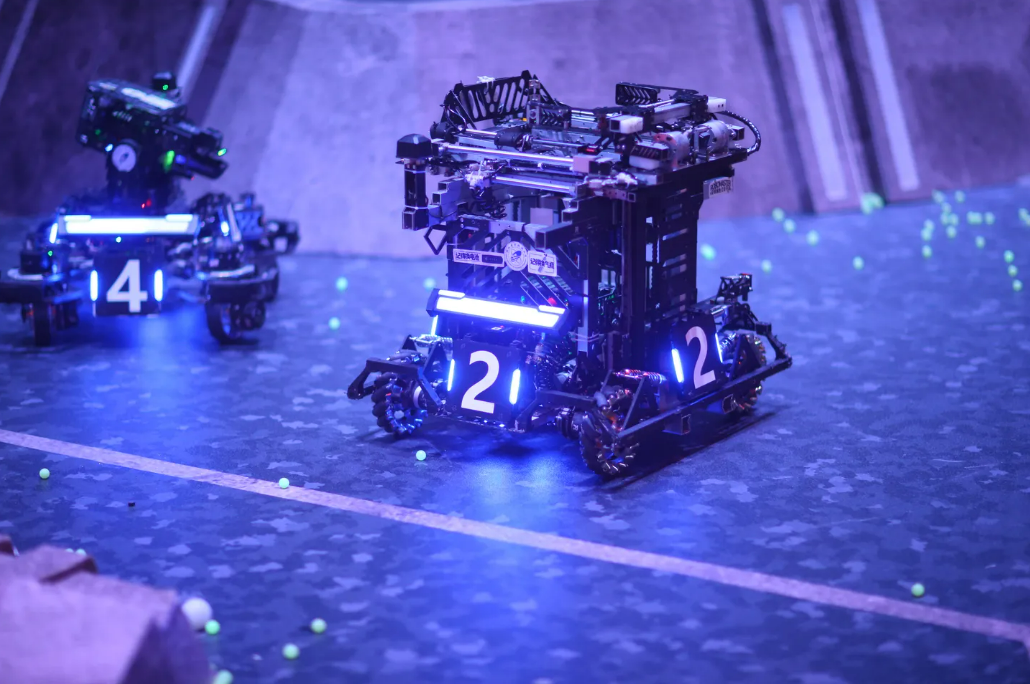
#> input picture enemy_blue_two.png, 1030 x 684 px, found by its file name
$ python Armor_plate_identification.py
#> lines starting #> are read from the running program, lines starting #| are printed output that depends on the picture; after the words box and inside, x2 and y2 are one past the last pixel; in counts of white or black regions, pixels touching at a corner belong together
import cv2
import numpy as np
import math

# 读取图像
image = cv2.imread('/home/ghlins/Test-compilations/enemy_blue_two.png')
#> image is the input picture: shape (684, 1030, 3); mean B, G, R 191.4, 86.8, 83.3
orgin_image=image

#请选择你的英雄（误）
target = 'blue'
#简单阈值二值化处理对红色效果比较好，对蓝色效果很差，自适应阈值效果更差
if target == 'red':
    _ , image = cv2.threshold(cv2.split(image)[2],220,255,cv2.THRESH_BINARY)
#还是离谱，通道相减处理对蓝色效果很好，对红色效果很差
elif target == 'blue':
    image = cv2.subtract(cv2.split(image)[0], cv2.split(image)[2])
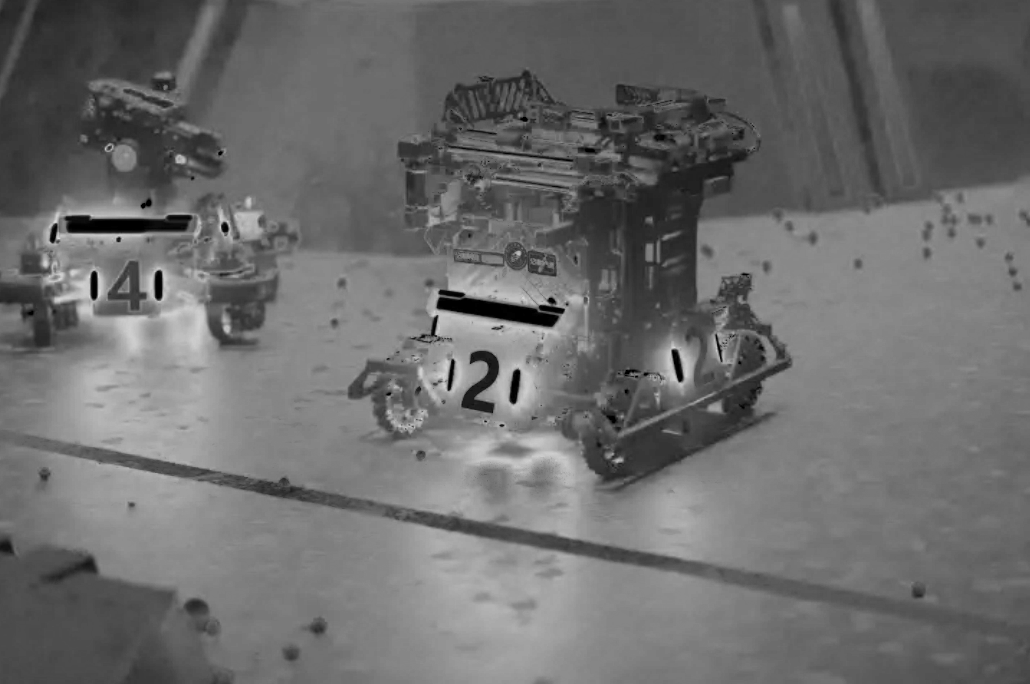
#> image: shape (684, 1030); min 0, max 219, mean 108.1

image = cv2.morphologyEx(image, cv2.MORPH_OPEN, kernel=np.ones((5, 5), np.uint8))
image =cv2.GaussianBlur(image,(3,3),0)
edges = cv2.Canny(image, 50, 150)
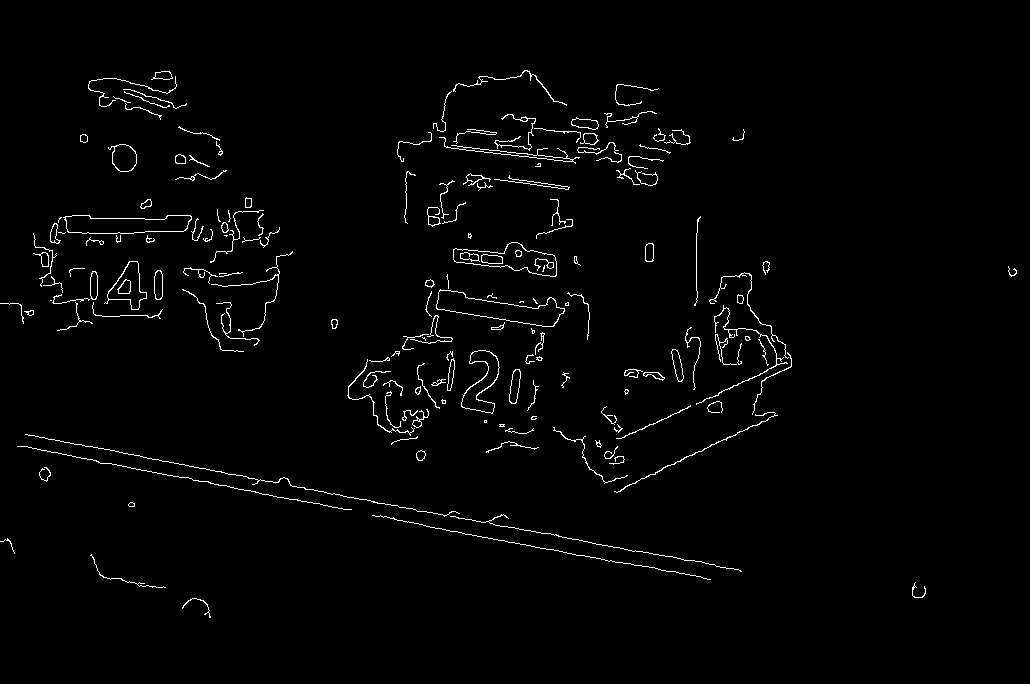
#> edges: shape (684, 1030); 1.7% white in thin lines or dots, all inside (x1, y1, x2, y2) = (0, 70, 1017, 618)

# 轮廓检测
area_threshold=100
filtered_contours=[]
contours, _ = cv2.findContours(edges, cv2.RETR_EXTERNAL, cv2.CHAIN_APPROX_SIMPLE)
#> contours = 162 contours, 117 with area under 20; largest, box (x1, y1, x2, y2) and area: (436, 289, 565, 327) 2234, (453, 242, 557, 277) 1844, (63, 215, 192, 234) 1832, (461, 350, 500, 414) 1111, (104, 261, 147, 310) 960
for cont in contours:
    area=cv2.contourArea(cont)
    if area>area_threshold:
        x, y, w, h = cv2.boundingRect(cont)
        #在一个稍大的矩形范围内计算R和B的通道平均值
        av_red=cv2.mean(orgin_image[y-10:y+h+10, x-10:x+w+10])[2]
        av_blue=cv2.mean(orgin_image[y-10:y+h+10, x-10:x+w+10])[0]
        #筛选掉我方颜色和红蓝色特征不明显的区域（黑白色为主）和形状不符合的(很微妙的参数)
        if target == 'red':
            if av_red > av_blue and abs(av_red-av_blue)>20 and h>2.2*w:
                filtered_contours.append(cont)
                cv2.rectangle(orgin_image, (x, y), (x + w, y + h), (0, 0, 255), 2)
        if target == 'blue':
            if av_red < av_blue and abs(av_red-av_blue)>20 and h>2.2*w:
                filtered_contours.append(cont)
                cv2.rectangle(orgin_image, (x, y), (x + w, y + h), (0, 0, 255), 2)
#> this loop made 162 passes
#> (area, x, y, w, h, av_red, av_blue) on passes 40, 43, 50, 51, 79, 87, 88, 93, 97, 98, 109, 115: (257, 509, 369, 12, 35, 85.87, 237), (127, 447, 358, 8, 33, 73.68, 226.2), (1111, 461, 350, 39, 64, 101.9, 209.4), (211.5, 671, 349, 13, 33, 69.55, 209), (2234, 436, 289, 129, 38, 114.8, 234.6), (177, 90, 271, 8, 29, 70.83, 212.5), (211.5, 154, 270, 9, 30, 77.48, 214.5), (959.5, 104, 261, 43, 49, 86.6, 182.7), (137.5, 645, 243, 9, 19, 40.75, 104.2), (1843.5, 453, 242, 104, 35, 85.75, 197.3), (109.5, 50, 223, 11, 21, 79.11, 206.3), (1831.5, 63, 215, 129, 19, 116.4, 216.3)
#> area on passes 7, 10, 18, 23, 24, 25: 20, 68.5, 27, 53.5, 20, 62
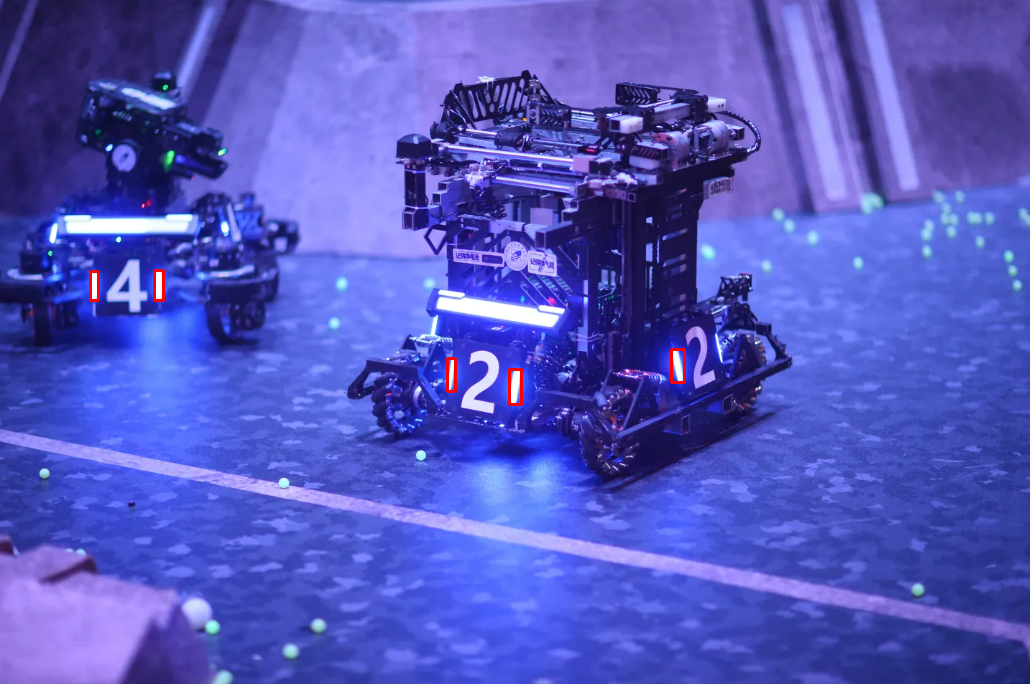
#> orgin_image: shape (684, 1030, 3); 0.18% of pixels changed, all inside (x1, y1, x2, y2) = (89, 269, 686, 406)
#> after the loop, filtered_contours = 5 contours; box (x1, y1, x2, y2) and area: (509, 369, 521, 404) 257, (671, 349, 684, 382) 212, (154, 270, 163, 300) 212, (90, 271, 98, 300) 177, (447, 358, 455, 391) 127

#两两匹配灯条
#排一下序，确保后面轮廓是从左向右遍历的
filtered_contours = sorted(filtered_contours, key=lambda ctr: cv2.boundingRect(ctr)[0])
#> filtered_contours = 5 contours; box (x1, y1, x2, y2) and area: (509, 369, 521, 404) 257, (154, 270, 163, 300) 212, (671, 349, 684, 382) 212, (90, 271, 98, 300) 177, (447, 358, 455, 391) 127
for i in range(len(filtered_contours) - 1):
    for j in range(i + 1, len(filtered_contours)):
        lx, ly, lw, lh = cv2.boundingRect(filtered_contours[i])
        rx, ry, rw, rh = cv2.boundingRect(filtered_contours[j])
        rec_x = lx + lw
        rec_y = ly - int(0.5*lh)  #灯管与装甲板高度大约为2:1
        rec_w = rx - lx - lw
        rec_h = lh + rh
        area = 0
        #我也不去匹配什么数字，平行了，大小近似了，既然那数字是白的那我就筛选两灯条能推测出来的装甲板上白色区域的面积了(是不是还不用管哨兵和塔的标志了？)
        for m in range(rec_x, rec_x + rec_w):
            for n in range(rec_y, rec_y + rec_h):
                b, g, r = orgin_image[n, m]
                if (b > 150 and g > 150 and r > 150):
                    area += 1
        #同时考虑到（小）装甲板长宽大约为1:1，所以在画面中无论车身如何旋转，高度至少大约大于等于宽度,筛去一部分(对于用的着两张图好像这一个条件就行了)
        if area > 0.25 * rec_h * rec_w and 1.1 * rec_h > rec_w:
            cv2.rectangle(orgin_image, (rec_x, rec_y), (rec_x + rec_w, rec_y + rec_h), (0, 255, 255), 2)
            cv2.circle(orgin_image, (int(rec_x + rec_w//2), int(rec_y + rec_h//2)), 10, (0, 255, 255), -1)
#> this loop made 4 passes
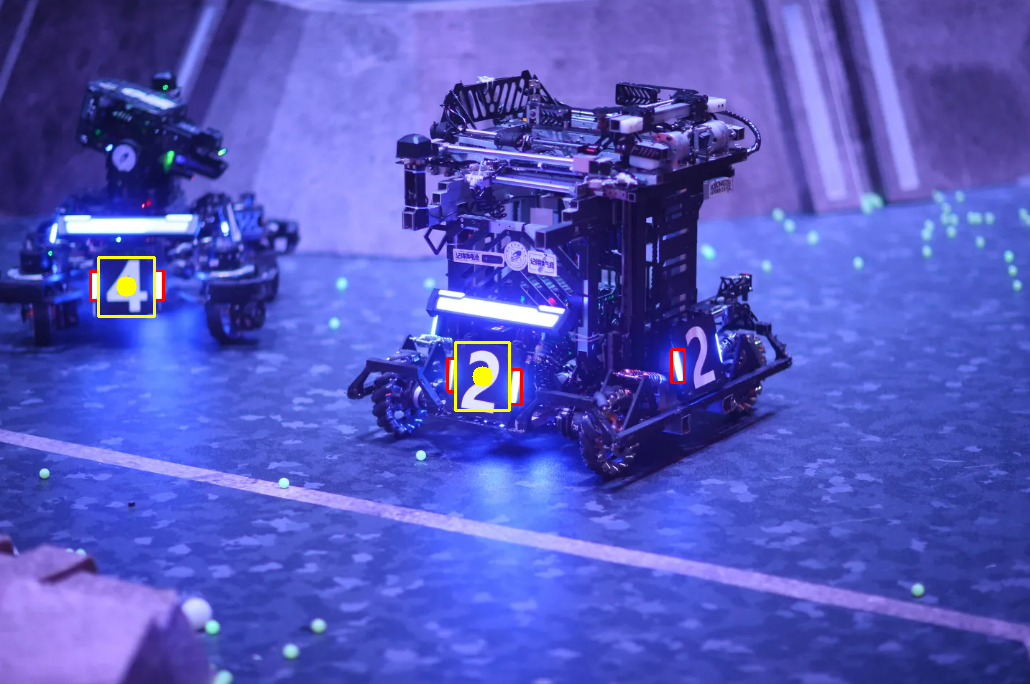
#> orgin_image: shape (684, 1030, 3); 0.29% of pixels changed, all inside (x1, y1, x2, y2) = (97, 256, 511, 412)

cv2.imshow('Armor Recognition', orgin_image)
cv2.waitKey(0)

$ run again, with enemy_blue.png copied over enemy_blue_two.png
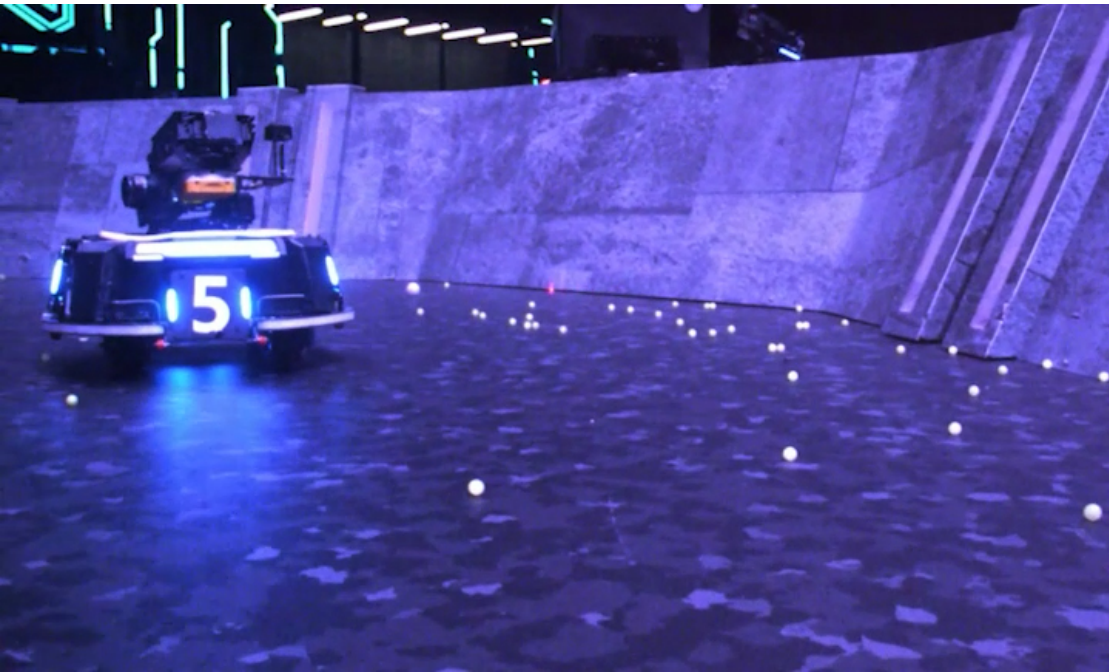
#> input picture enemy_blue.png, 1109 x 672 px, found by its file name
#> image is the input picture: shape (672, 1109, 3); mean B, G, R 158.6, 70.2, 75.1
#> `edges = cv2.Canny(image, 50, 150)`:
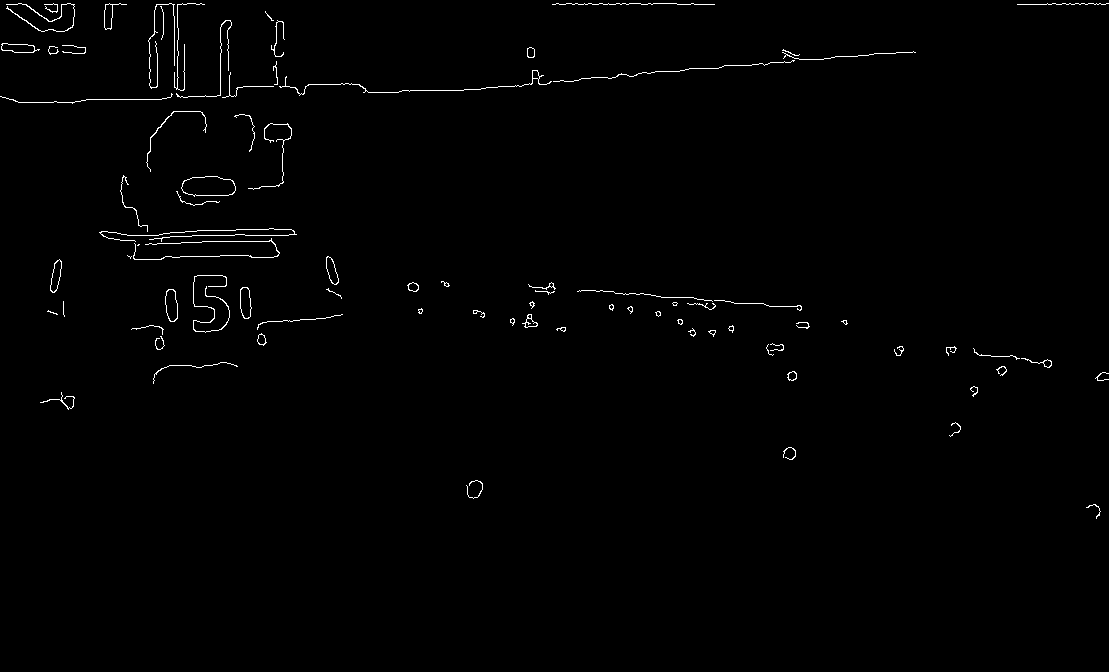
#> edges: shape (672, 1109); 0.83% white in thin lines or dots, all inside (x1, y1, x2, y2) = (0, 3, 1109, 519)
#> contours = 83 contours, 64 with area under 20; largest, box (x1, y1, x2, y2) and area: (181, 176, 236, 197) 871, (165, 289, 178, 322) 312, (240, 287, 252, 319) 276, (1, 43, 40, 53) 240, (50, 259, 62, 293) 220
#> the loop `for cont in contours:` made 83 passes
#> (area, x, y, w, h, av_red, av_blue) on passes 43, 45, 50, 51, 57, 72, 81: (311.5, 165, 289, 13, 33, 92.08, 239.4), (276.5, 240, 287, 12, 32, 91.65, 237.8), (219.5, 50, 259, 12, 34, 86.21, 202.5), (200.5, 326, 256, 13, 29, 102.5, 214.6), (871, 181, 176, 55, 21, 93.21, 137.4), (240, 1, 43, 39, 10, 0, 0), (179.5, 104, 3, 23, 27, 0, 0)
#> after the loop `for cont in contours:`: filtered_contours = 4 contours; box (x1, y1, x2, y2) and area: (165, 289, 178, 322) 312, (240, 287, 252, 319) 276, (50, 259, 62, 293) 220, (326, 256, 339, 285) 200
#> the loop `for i in range(len(filtered_contours) - 1):` made 3 passes
#> after the loop `for i in range(len(filtered_contours) - 1):`:
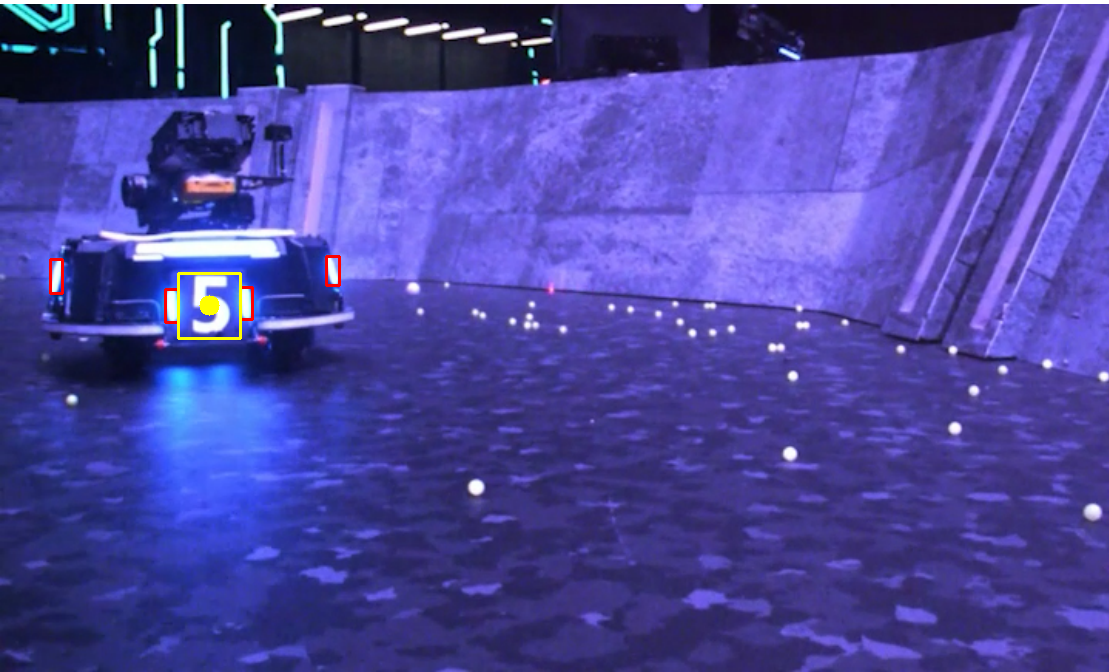
#> orgin_image: shape (672, 1109, 3); mean B, G, R 158, 70.2, 75.5
